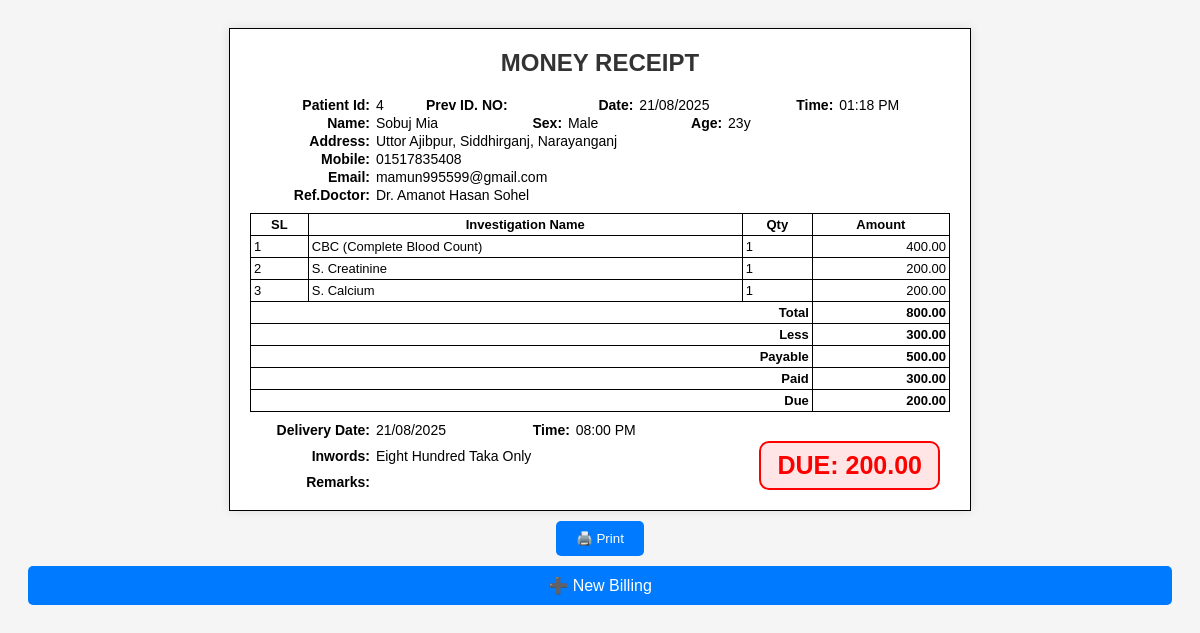
The page /receipt.php?patient_id=4 on the database its author committed.
### tables this page shows
CREATE TABLE patients (
        patient_id INTEGER PRIMARY KEY AUTOINCREMENT,
        old_id TEXT,
        date TEXT,
        patient_name TEXT,
        sex TEXT,
        age TEXT,
        phone TEXT,
        email TEXT,
        ref_doctors TEXT,
        ref_name TEXT,
        delivery_date TEXT,
        delivery_time TEXT,
        remarks TEXT,
        less_total REAL,
        less_percent_total REAL,
        paid REAL,
        send_sms INTEGER,
        send_email INTEGER,
        created_at TEXT,
        updated_at TEXT,
        address TEXT
    );

CREATE TABLE billing (
        id INTEGER PRIMARY KEY AUTOINCREMENT,
        patient_id INTEGER,
        service_id TEXT,
        service_name TEXT,
        price REAL,
        unit INTEGER,
        less_percent REAL,
        less REAL,
        final_price REAL,
        FOREIGN KEY (patient_id) REFERENCES patients(patient_id) ON DELETE CASCADE
    );

### receipt.php (the view, shortened to what this page needs)
<?php
include 'db_sqlite.php';
$patient_id = $_GET['patient_id'] ?? '';
$stmt = $pdo->prepare("SELECT * FROM patients WHERE patient_id = ?");
$stmt->execute([$patient_id]);
$patient = $stmt->fetch(PDO::FETCH_ASSOC);
$stmt = $pdo->prepare("SELECT * FROM billing WHERE patient_id = ?");
$stmt->execute([$patient_id]);
$services = $stmt->fetchAll(PDO::FETCH_ASSOC);
$total = 0;
foreach ($services as $s) {
    $total += $s['final_price'];
}
$less = $patient['less_total'];
$paid = $patient['paid'];
$due = ($total - $less) - $paid;
function numberToWords($number) {
    $dictionary  = array(
        0                   => 'zero',
        1                   => 'one',
        2                   => 'two',
        3                   => 'three',
        4                   => 'four',
        5                   => 'five',
        6                   => 'six',
        7                   => 'seven',
        8                   => 'eight',
        9                   => 'nine',
        10                  => 'ten',
        11                  => 'eleven',
        12                  => 'twelve',
        13                  => 'thirteen',
        14                  => 'fourteen',
        15                  => 'fifteen',
        16                  => 'sixteen',
        17                  => 'seventeen',
        18                  => 'eighteen',
        19                  => 'nineteen',
        20                  => 'twenty',
        30                  => 'thirty',
        40                  => 'forty',
        50                  => 'fifty',
        60                  => 'sixty',
        70                  => 'seventy',
        80                  => 'eighty',
        90                  => 'ninety',
        100                 => 'hundred',
        1000                => 'thousand',
        1000000             => 'million',
        1000000000          => 'billion',
        1000000000000       => 'trillion',
        1000000000000000    => 'quadrillion',
        1000000000000000000 => 'quintillion'
    );
    $string = $fraction = null;
    switch (true) {
        case $number < 1000:
            $hundreds  = $number / 100;
            $remainder = $number % 100;
            $string = $dictionary[$hundreds] . ' ' . $dictionary[100];
            break;
    }
    return $string;
}
$totalInWords = numberToWords($total) . ' taka only';
?>
<!DOCTYPE html>
<html>
<head>
</head>
<body>
<div class="receipt" id="printArea">
  <div class="title">MONEY RECEIPT</div>
  <div class="receipt-info">
    <strong>Patient Id:</strong> <?= $patient['patient_id'] ?> <strong>Prev ID. NO:</strong> <?= $patient['old_id'] ?> <strong>Date:</strong> <?= date('d/m/Y', strtotime($patient['date'])) ?> <strong>Time:</strong> <?= date('h:i A', strtotime($patient['created_at'])) ?>
  </div>
  <div class="receipt-info">
    <strong>Name:</strong> <?= $patient['patient_name'] ?> <strong>Sex:</strong> <?= $patient['sex'] ?> <strong>Age:</strong> <?= $patient['age'] ?>
  </div>
  <div class="receipt-info">
    <strong>Address:</strong> <?= $patient['address'] ?>
  </div>
  <div class="receipt-info">
    <strong>Mobile:</strong> <?= $patient['phone'] ?>
  </div>
  <div class="receipt-info">
    <strong>Email:</strong> <?= $patient['email'] ?? 'N/A' ?>
  </div>
  <div class="receipt-info">
    <strong>Ref.Doctor:</strong> <?= $patient['ref_doctors'] ?>
  </div>
  <table>
    <thead>
      <tr>
        <th>SL</th>
        <th>Investigation Name</th>
        <th>Qty</th>
        <th>Amount</th>
      </tr>
    </thead>
    <tbody>
      <?php
        foreach ($services as $index => $s) {
          $lineTotal = $s['final_price'];
          echo "<tr>
                  <td>" . ($index + 1) . "</td>
                  <td>{$s['service_name']}</td>
                  <td>{$s['unit']}</td>
                  <td class='text-right'>" . number_format($lineTotal, 2) . "</td>
                </tr>";
        }
      ?>
    </tbody>
    <tfoot>
      <tr><th colspan="3" class="text-right">Total</th><th class="text-right"><?= number_format($total, 2) ?></th></tr>
      <tr><th colspan="3" class="text-right">Less</th><th class="text-right"><?= number_format($patient['less_total'], 2) ?></th></tr>
      <tr><th colspan="3" class="text-right">Payable</th><th class="text-right"><?= number_format($total - $patient['less_total'], 2) ?></th></tr>
      <tr><th colspan="3" class="text-right">Paid</th><th class="text-right"><?= number_format($patient['paid'], 2) ?></th></tr>
      <tr><th colspan="3" class="text-right">Due</th><th class="text-right"><?= number_format(($total - $patient['less_total']) - $patient['paid'], 2) ?></th></tr>
    </tfoot>
  </table>
  <div class="footer-info">
    <strong>Delivery Date:</strong> <?= date('d/m/Y', strtotime($patient['delivery_date'])) ?> <strong>Time:</strong> <?= date('h:i A', strtotime($patient['delivery_time'])) ?>
  </div>
  <div class="footer-info">
    <strong>Inwords:</strong> <?= ucwords($totalInWords) ?>
  </div>
  <div class="footer-info">
    <strong>Remarks:</strong> <?= $patient['remarks'] ?>
  </div>
  <div class="status-box">
    <?php if ($due <= 0): ?>
      <div class="paid">PAID</div>
    <?php else: ?>
      <div class="due">DUE: <?= number_format($due, 2) ?></div>
    <?php endif; ?>
  </div>
</div>
<button class="btn-print" onclick="window.print()">🖨️ Print</button>
<a href="bill.php" class="btn-print">➕ New Billing</a>
</body>
</html>

### receipt.php (style rules this page uses)
body { font-family: Arial, sans-serif; padding: 20px; background-color: #f5f5f5; }
.receipt { position: relative; border: 1px solid #000; padding: 20px; width: 700px; margin: auto; background-color: white; box-shadow: 0 0 10px rgba(0,0,0,0.1); }
.title { text-align: center; font-size: 24px; font-weight: bold; margin-bottom: 20px; color: #333; }
table { width: 100%; border-collapse: collapse; margin-top: 10px; }
td, th { border: 1px solid #000; padding: 3px; font-size: 13px; }
.text-right { text-align: right; }
.btn-print { margin: 10px auto; display: block; padding: 10px 20px; background-color: #007bff; color: white; border: none; border-radius: 5px; cursor: pointer; text-decoration: none; text-align: center; }
.status-box { position: absolute; bottom: 20px; right: 30px; }
.due { font-size: 25px; font-weight: bold; color: red; border: 2px solid red; padding: 8px 16px; display: inline-block; border-radius: 10px; background-color: rgba(255, 0, 0, 0.1); }
.receipt-info { margin-bottom: 2px; font-size: 14px; text-align: left; }
.receipt-info strong { display: inline-block; width: 120px; text-align: right; padding-right: 2px; }
.footer-info { margin-top: 10px; font-size: 14px; text-align: left; }
.footer-info strong { display: inline-block; width: 120px; text-align: right; padding-right: 2px; }

### rows shown on the page
patients: patient_id "4", date "21/08/2025", created_at "01:18 PM", patient_name "Sobuj Mia", sex "Male", age "23y", address "Uttor Ajibpur, Siddhirganj, Narayanganj", phone "01517835408", email "mamun995599@gmail.com", ref_doctors "Dr. Amanot Hasan Sohel", less_total "300.00", $total-$patient['less_total'] "500.00", paid "300.00", ($total - $patient['less_total']) - $patient['paid'] "200.00", delivery_date "21/08/2025", delivery_time "08:00 PM", due "200.00"
billing: service_name "CBC (Complete Blood Count)", unit "1", final_price "400.00"
billing: service_name "S. Creatinine", unit "1", final_price "200.00"
billing: service_name "S. Calcium", unit "1", final_price "200.00"

### other values the page prints
$total "800.00"
$totalInWords "Eight Hundred Taka Only"
